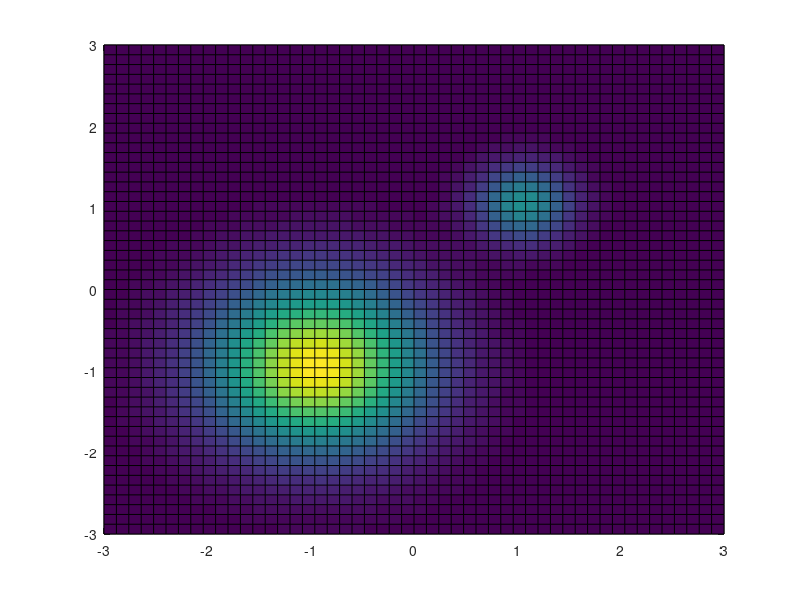

Source code (MATLAB):
x = linspace(-3, 3, 51);
y = linspace(-3, 3, 51);
[xx, yy] = meshgrid(x,y);

expo1 = -((xx+1).^2 + (yy+1).^2);
expo2 = -5*((xx-1).^2 + (yy-1).^2);
f = 2*exp(expo1) + exp(expo2);

%surf(xx,yy,f); % ou mesh(xx,yy,f)
%shading interp
pcolor(xx,yy,f);
